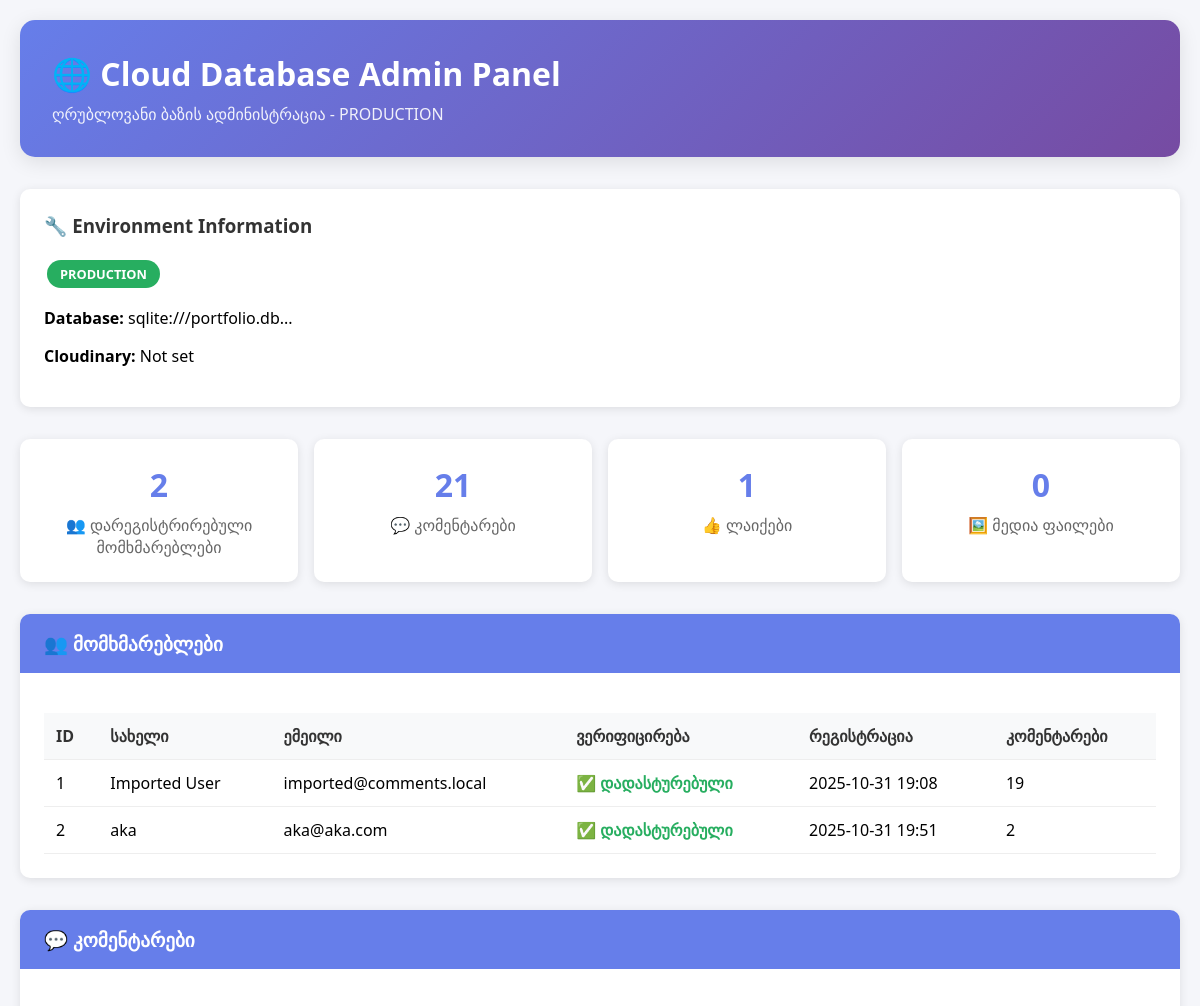
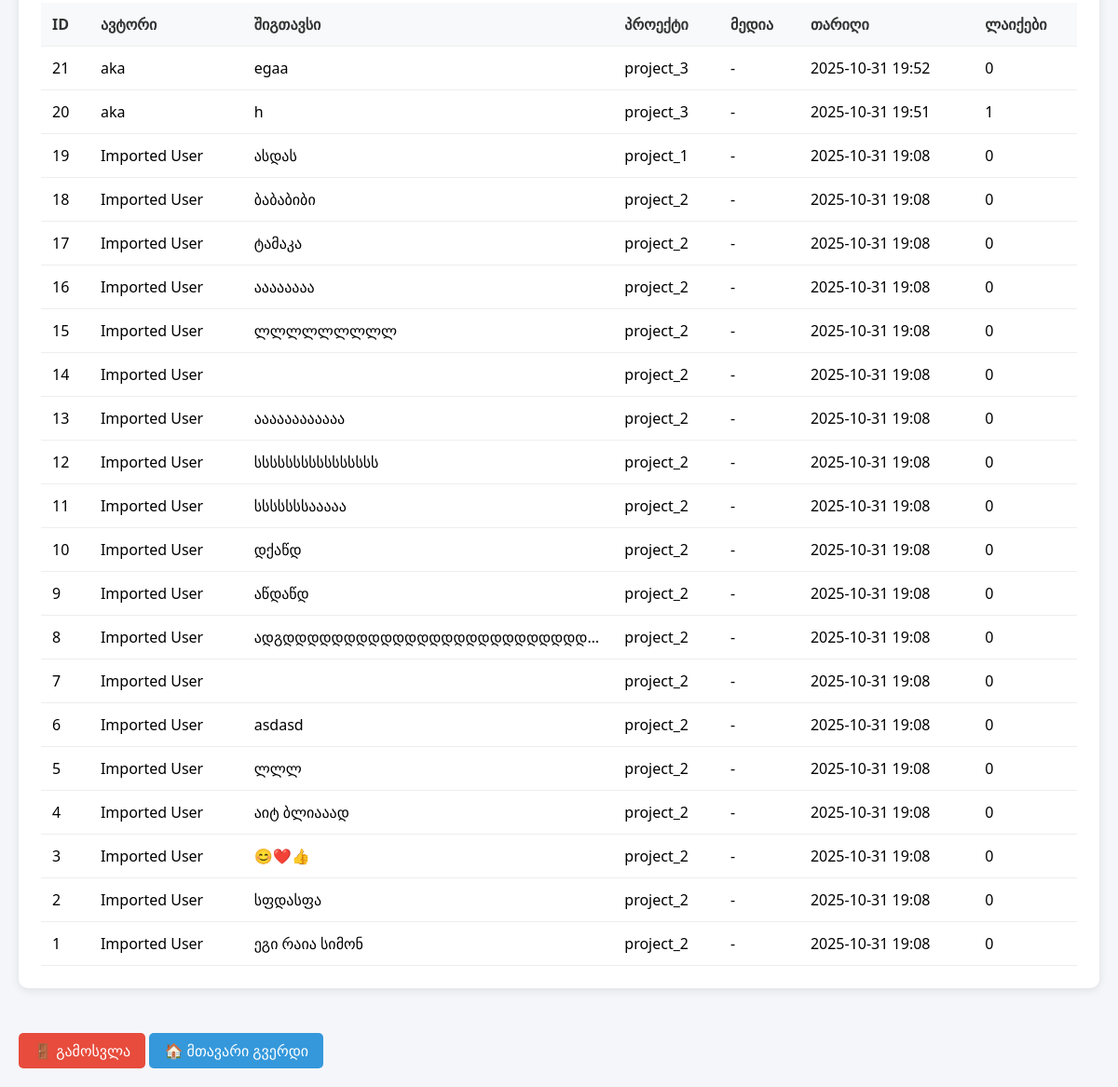
The page /cloud-admin (signed in) on the database as committed earlier (2 pictures, top to bottom).
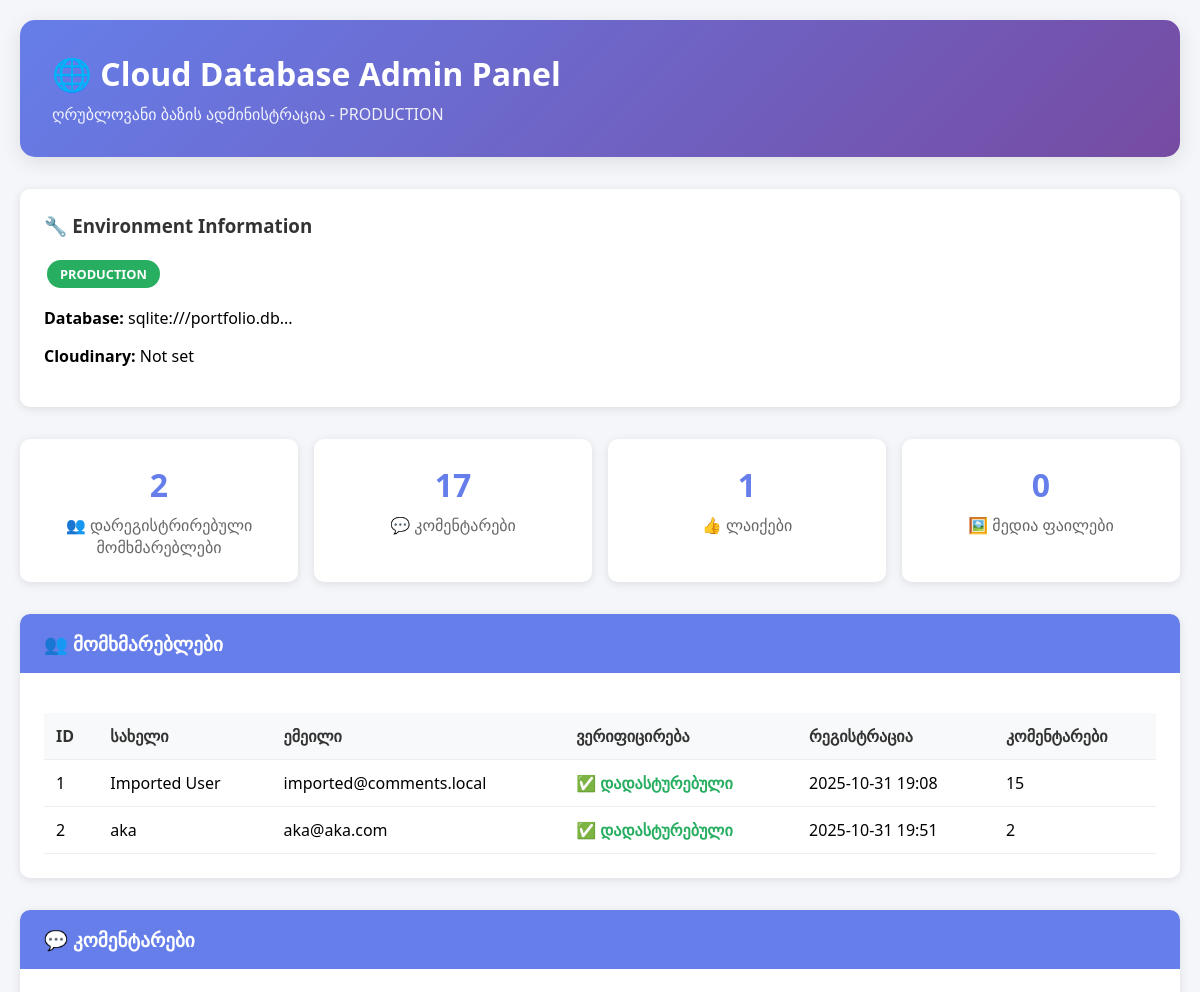
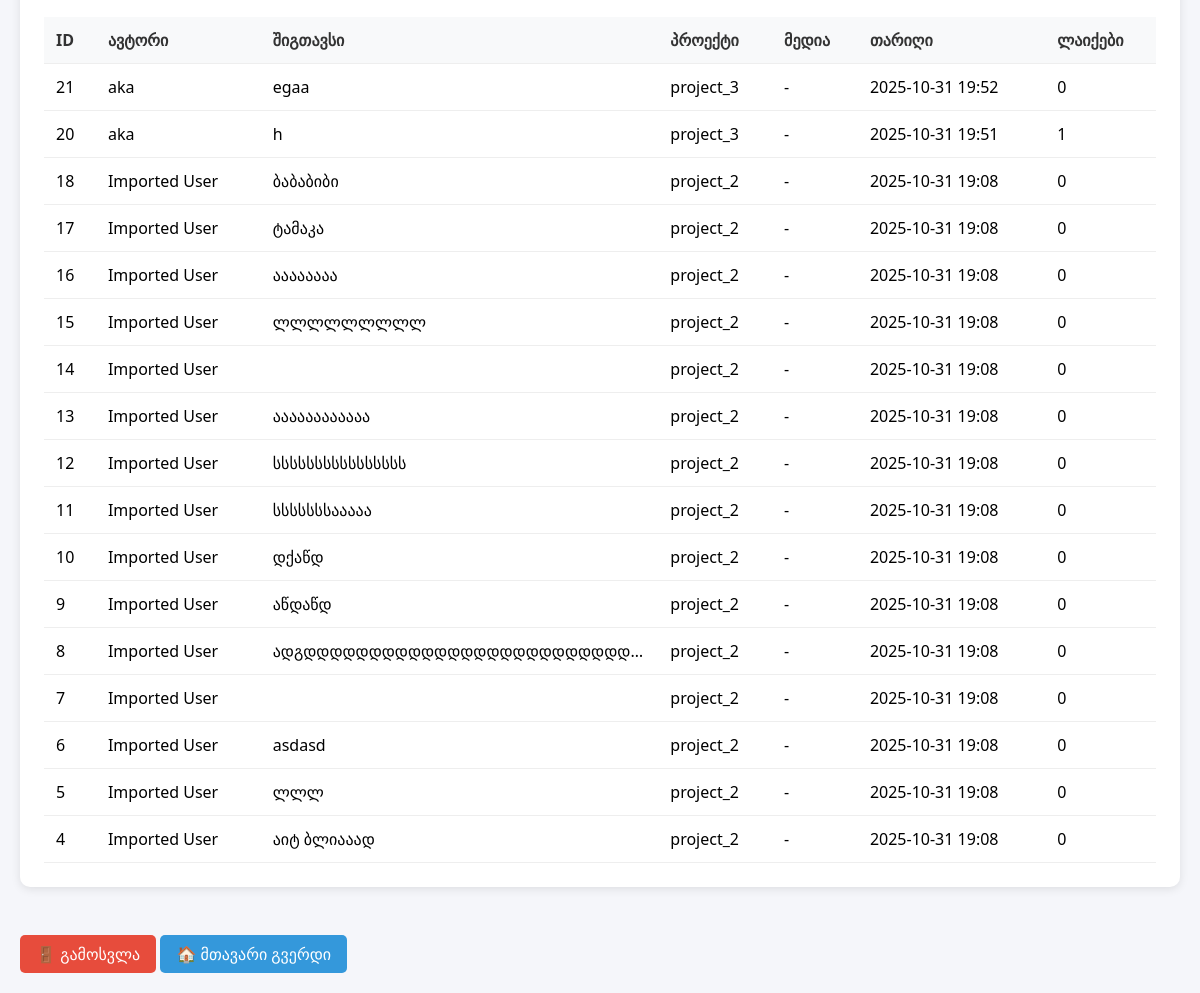
The same page on the database as committed later (2 pictures, top to bottom).
### models.py (models this page shows, shortened)
class User(UserMixin, db.Model):
    id = db.Column(db.Integer, primary_key=True)
    name = db.Column(db.String(50), nullable=False)
    email = db.Column(db.String(120), unique=True, nullable=False)
    password_hash = db.Column(db.String(128), nullable=False)
    email_verified = db.Column(db.Boolean, default=False, nullable=False)
    verification_token = db.Column(db.String(100), nullable=True)
    reset_token = db.Column(db.String(100), nullable=True)
    reset_token_expires = db.Column(db.DateTime, nullable=True)
    created_at = db.Column(db.DateTime, default=datetime.utcnow)
    is_active = db.Column(db.Boolean, default=True)
    comments = db.relationship('Comment', backref='author', lazy=True)

class Comment(db.Model):
    id = db.Column(db.Integer, primary_key=True)
    content = db.Column(db.Text, nullable=False)
    project_id = db.Column(db.String(50), nullable=False)
    user_id = db.Column(db.Integer, db.ForeignKey('user.id'), nullable=False)  # Required for registered users only
    parent_id = db.Column(db.Integer, db.ForeignKey('comment.id'), nullable=True)
    media_urls = db.Column(db.Text, nullable=True)  # JSON array of Cloudinary URLs
    created_at = db.Column(db.DateTime, default=datetime.utcnow)
    replies = db.relationship('Comment', backref=db.backref('parent', remote_side=[id]), lazy=True)
    likes = db.relationship('Like', backref='comment', lazy=True, cascade='all, delete-orphan')
    def get_like_count(self):
        return len(self.likes)

### app.py (the view, shortened to what this page needs)
@app.route('/cloud-admin', methods=['GET', 'POST'])
def cloud_admin():
    if not session.get('cloud_admin'):
        return render_template('cloud_admin_login.html')
    try:
        users = User.query.all()
        comments = Comment.query.order_by(Comment.created_at.desc()).all()
        likes = Like.query.all()
        env_info = {
            'database_url': os.environ.get('DATABASE_URL', 'Local SQLite'),
            'cloudinary_cloud': os.environ.get('CLOUDINARY_CLOUD_NAME', 'Not set'),
            'environment': 'PRODUCTION' if os.environ.get('DATABASE_URL') else 'DEVELOPMENT'
        }
        return render_template('cloud_admin_panel.html',
                             users=users,
                             comments=comments,
                             likes=likes,
                             env_info=env_info)
    except Exception as e:
        flash(f'Database error: {e}', 'error')
        return render_template('cloud_admin_login.html')

### templates/cloud_admin_panel.html (shortened to what this page needs)
<!DOCTYPE html>
<html lang="ka">
<head>
</head>
<body>
    <div class="container">
        <div class="header">
            <h1>🌐 Cloud Database Admin Panel</h1>
            <p>ღრუბლოვანი ბაზის ადმინისტრაცია - {{ env_info.environment }}</p>
        </div>
        <div class="env-info">
            <h3>🔧 Environment Information</h3>
            <div>
                <span class="env-badge {% if env_info.environment == 'PRODUCTION' %}env-production{% else %}env-development{% endif %}">
                    {{ env_info.environment }}
                </span>
            </div>
            <p><strong>Database:</strong> {{ env_info.database_url[:50] }}...</p>
            <p><strong>Cloudinary:</strong> {{ env_info.cloudinary_cloud }}</p>
        </div>
        <div class="stats">
            <div class="stat-card">
                <div class="stat-number">{{ users|length }}</div>
                <div class="stat-label">👥 დარეგისტრირებული მომხმარებლები</div>
            </div>
            <div class="stat-card">
                <div class="stat-number">{{ comments|length }}</div>
                <div class="stat-label">💬 კომენტარები</div>
            </div>
            <div class="stat-card">
                <div class="stat-number">{{ likes|length }}</div>
                <div class="stat-label">👍 ლაიქები</div>
            </div>
            <div class="stat-card">
                <div class="stat-number">{{ comments|selectattr('media_url')|list|length }}</div>
                <div class="stat-label">🖼️ მედია ფაილები</div>
            </div>
        </div>
        <div class="section">
            <div class="section-header">👥 მომხმარებლები</div>
            <div class="section-content">
                {% if users %}
                <table class="data-table">
                    <thead>
                        <tr>
                            <th>ID</th>
                            <th>სახელი</th>
                            <th>ემეილი</th>
                            <th>ვერიფიცირება</th>
                            <th>რეგისტრაცია</th>
                            <th>კომენტარები</th>
                        </tr>
                    </thead>
                    <tbody>
                        {% for user in users %}
                        <tr>
                            <td>{{ user.id }}</td>
                            <td>{{ user.name }}</td>
                            <td>{{ user.email }}</td>
                            <td>
                                {% if user.email_verified %}
                                    <span class="user-verified">✅ დადასტურებული</span>
                                {% else %}
                                    <span class="user-unverified">⏳ მოლოდინში</span>
                                {% endif %}
                            </td>
                            <td>{{ user.created_at.strftime('%Y-%m-%d %H:%M') if user.created_at else 'N/A' }}</td>
                            <td>{{ user.comments|length }}</td>
                        </tr>
                        {% endfor %}
                    </tbody>
                </table>
                {% else %}
                <p>მომხმარებლები ჯერ არ არის დარეგისტრირებული.</p>
                {% endif %}
            </div>
        </div>
        <div class="section">
            <div class="section-header">💬 კომენტარები</div>
            <div class="section-content">
                {% if comments %}
                <table class="data-table">
                    <thead>
                        <tr>
                            <th>ID</th>
                            <th>ავტორი</th>
                            <th>შიგთავსი</th>
                            <th>პროექტი</th>
                            <th>მედია</th>
                            <th>თარიღი</th>
                            <th>ლაიქები</th>
                        </tr>
                    </thead>
                    <tbody>
                        {% for comment in comments %}
                        <tr>
                            <td>{{ comment.id }}</td>
                            <td>{{ comment.author.name if comment.author else 'ანონიმური' }}</td>
                            <td class="comment-content">{{ comment.content[:100] }}{% if comment.content|length > 100 %}...{% endif %}</td>
                            <td>{{ comment.project_id }}</td>
                            <td>
                                {% if comment.media_url %}
                                    <a href="{{ comment.media_url }}" target="_blank" class="media-link">📷 სურათი</a>
                                {% else %}
                                    -
                                {% endif %}
                            </td>
                            <td>{{ comment.created_at.strftime('%Y-%m-%d %H:%M') if comment.created_at else 'N/A' }}</td>
                            <td>{{ comment.get_like_count() }}</td>
                        </tr>
                        {% endfor %}
                    </tbody>
                </table>
                {% else %}
                <p>კომენტარები ჯერ არ არის.</p>
                {% endif %}
            </div>
        </div>
        <a href="{{ url_for('cloud_admin_logout') }}" class="logout-btn">🚪 გამოსვლა</a>
        <a href="{{ url_for('index') }}" class="logout-btn" style="background: #3498db;">🏠 მთავარი გვერდი</a>
    </div>
</body>
</html>

### templates/cloud_admin_panel.html (style rules this page uses)
body { font-family: 'Segoe UI', Tahoma, Geneva, Verdana, sans-serif; background: #f5f6fa; margin: 0; padding: 20px; }
.container { max-width: 1200px; margin: 0 auto; }
.header { background: linear-gradient(135deg, #667eea 0%, #764ba2 100%); color: white; padding: 2rem; border-radius: 15px; margin-bottom: 2rem; box-shadow: 0 5px 20px rgba(0,0,0,0.1); }
.header h1 { margin: 0; font-size: 2rem; }
.header p { margin: 0.5rem 0 0 0; opacity: 0.9; }
.env-info { background: white; padding: 1.5rem; border-radius: 10px; margin-bottom: 2rem; box-shadow: 0 2px 10px rgba(0,0,0,0.1); }
.env-info h3 { margin-top: 0; color: #333; }
.env-badge { display: inline-block; padding: 0.3rem 0.8rem; border-radius: 20px; font-size: 0.8rem; font-weight: bold; margin: 0.2rem; }
.env-production { background: #27ae60; color: white; }
.stats { display: grid; grid-template-columns: repeat(auto-fit, minmax(200px, 1fr)); gap: 1rem; margin-bottom: 2rem; }
.stat-card { background: white; padding: 1.5rem; border-radius: 10px; text-align: center; box-shadow: 0 2px 10px rgba(0,0,0,0.1); }
.stat-number { font-size: 2rem; font-weight: bold; color: #667eea; }
.stat-label { color: #666; margin-top: 0.5rem; }
.section { background: white; margin-bottom: 2rem; border-radius: 10px; overflow: hidden; box-shadow: 0 2px 10px rgba(0,0,0,0.1); }
.section-header { background: #667eea; color: white; padding: 1rem 1.5rem; font-size: 1.2rem; font-weight: bold; }
.section-content { padding: 1.5rem; }
.data-table { width: 100%; border-collapse: collapse; margin-top: 1rem; }
.data-table th, .data-table td { padding: 0.75rem; text-align: left; border-bottom: 1px solid #eee; }
.data-table th { background: #f8f9fa; font-weight: 600; color: #333; }
.user-verified { color: #27ae60; font-weight: bold; }
.comment-content { max-width: 300px; overflow: hidden; text-overflow: ellipsis; white-space: nowrap; }
.logout-btn { background: #e74c3c; color: white; padding: 0.5rem 1rem; border: none; border-radius: 5px; cursor: pointer; text-decoration: none; display: inline-block; margin-top: 1rem; }

Rows that differ between the two databases and show on the page:
removed Comment: id "19", author "Imported User", content "ასდას", project_id "project_1", created_at "2025-10-31 19:08", get_like_count "0"
removed Comment: id "3", author "Imported User", content "😊❤️👍", project_id "project_2", created_at "2025-10-31 19:08", get_like_count "0"
removed Comment: id "2", author "Imported User", content "სფდასფა", project_id "project_2", created_at "2025-10-31 19:08", get_like_count "0"
removed Comment: id "1", author "Imported User", content "ეგი რაია სიმონ", project_id "project_2", created_at "2025-10-31 19:08", get_like_count "0"
computed for User "Imported User": comments|length "19" → "15"
Other text that changed with them:
{{ comments|length }}: "21" → "17"
